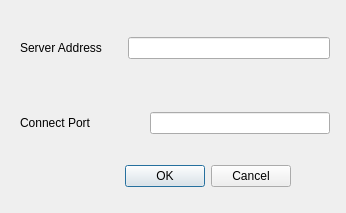
<?xml version="1.0" encoding="UTF-8"?>
<ui version="4.0">
 <class>Dialog</class>
 <widget class="QDialog" name="Dialog">
  <property name="geometry">
   <rect>
    <x>0</x>
    <y>0</y>
    <width>346</width>
    <height>213</height>
   </rect>
  </property>
  <property name="windowTitle">
   <string>Dialog</string>
  </property>
  <widget class="QDialogButtonBox" name="buttonBox">
   <property name="geometry">
    <rect>
     <x>60</x>
     <y>160</y>
     <width>231</width>
     <height>32</height>
    </rect>
   </property>
   <property name="orientation">
    <enum>Qt::Horizontal</enum>
   </property>
   <property name="standardButtons">
    <set>QDialogButtonBox::Cancel|QDialogButtonBox::Ok</set>
   </property>
  </widget>
  <widget class="QWidget" name="verticalLayoutWidget">
   <property name="geometry">
    <rect>
     <x>20</x>
     <y>10</y>
     <width>310</width>
     <height>151</height>
    </rect>
   </property>
   <layout class="QVBoxLayout" name="verticalLayout">
    <item>
     <layout class="QHBoxLayout" name="horizontalLayout_3">
      <item>
       <widget class="QLabel" name="label_2">
        <property name="text">
         <string>Server Address</string>
        </property>
       </widget>
      </item>
      <item>
       <spacer name="horizontalSpacer_2">
        <property name="orientation">
         <enum>Qt::Horizontal</enum>
        </property>
        <property name="sizeType">
         <enum>QSizePolicy::Fixed</enum>
        </property>
        <property name="sizeHint" stdset="0">
         <size>
          <width>20</width>
          <height>20</height>
         </size>
        </property>
       </spacer>
      </item>
      <item>
       <widget class="QLineEdit" name="editAdd">
        <property name="enabled">
         <bool>true</bool>
        </property>
        <property name="sizePolicy">
         <sizepolicy hsizetype="MinimumExpanding" vsizetype="Fixed">
          <horstretch>0</horstretch>
          <verstretch>0</verstretch>
         </sizepolicy>
        </property>
        <property name="minimumSize">
         <size>
          <width>180</width>
          <height>0</height>
         </size>
        </property>
       </widget>
      </item>
     </layout>
    </item>
    <item>
     <spacer name="verticalSpacer">
      <property name="orientation">
       <enum>Qt::Vertical</enum>
      </property>
      <property name="sizeType">
       <enum>QSizePolicy::Fixed</enum>
      </property>
      <property name="sizeHint" stdset="0">
       <size>
        <width>20</width>
        <height>20</height>
       </size>
      </property>
     </spacer>
    </item>
    <item>
     <layout class="QHBoxLayout" name="horizontalLayout_2">
      <item>
       <widget class="QLabel" name="label">
        <property name="text">
         <string>Connect Port    </string>
        </property>
       </widget>
      </item>
      <item>
       <spacer name="horizontalSpacer">
        <property name="orientation">
         <enum>Qt::Horizontal</enum>
        </property>
        <property name="sizeType">
         <enum>QSizePolicy::Fixed</enum>
        </property>
        <property name="sizeHint" stdset="0">
         <size>
          <width>40</width>
          <height>20</height>
         </size>
        </property>
       </spacer>
      </item>
      <item>
       <widget class="QLineEdit" name="editPort"/>
      </item>
     </layout>
    </item>
   </layout>
  </widget>
 </widget>
 <resources/>
 <connections>
  <connection>
   <sender>buttonBox</sender>
   <signal>accepted()</signal>
   <receiver>Dialog</receiver>
   <slot>accept()</slot>
   <hints>
    <hint type="sourcelabel">
     <x>248</x>
     <y>254</y>
    </hint>
    <hint type="destinationlabel">
     <x>157</x>
     <y>274</y>
    </hint>
   </hints>
  </connection>
  <connection>
   <sender>buttonBox</sender>
   <signal>rejected()</signal>
   <receiver>Dialog</receiver>
   <slot>reject()</slot>
   <hints>
    <hint type="sourcelabel">
     <x>316</x>
     <y>260</y>
    </hint>
    <hint type="destinationlabel">
     <x>286</x>
     <y>274</y>
    </hint>
   </hints>
  </connection>
 </connections>
</ui>
